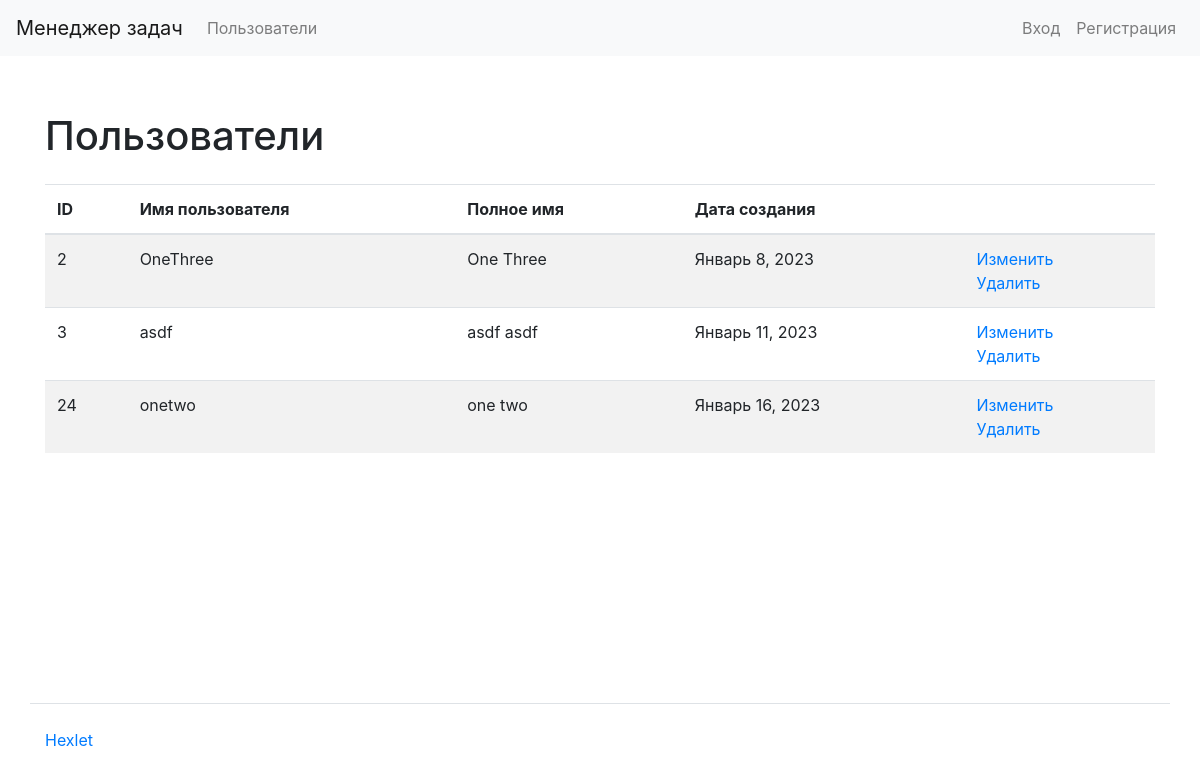
The app's page /users/, older data.
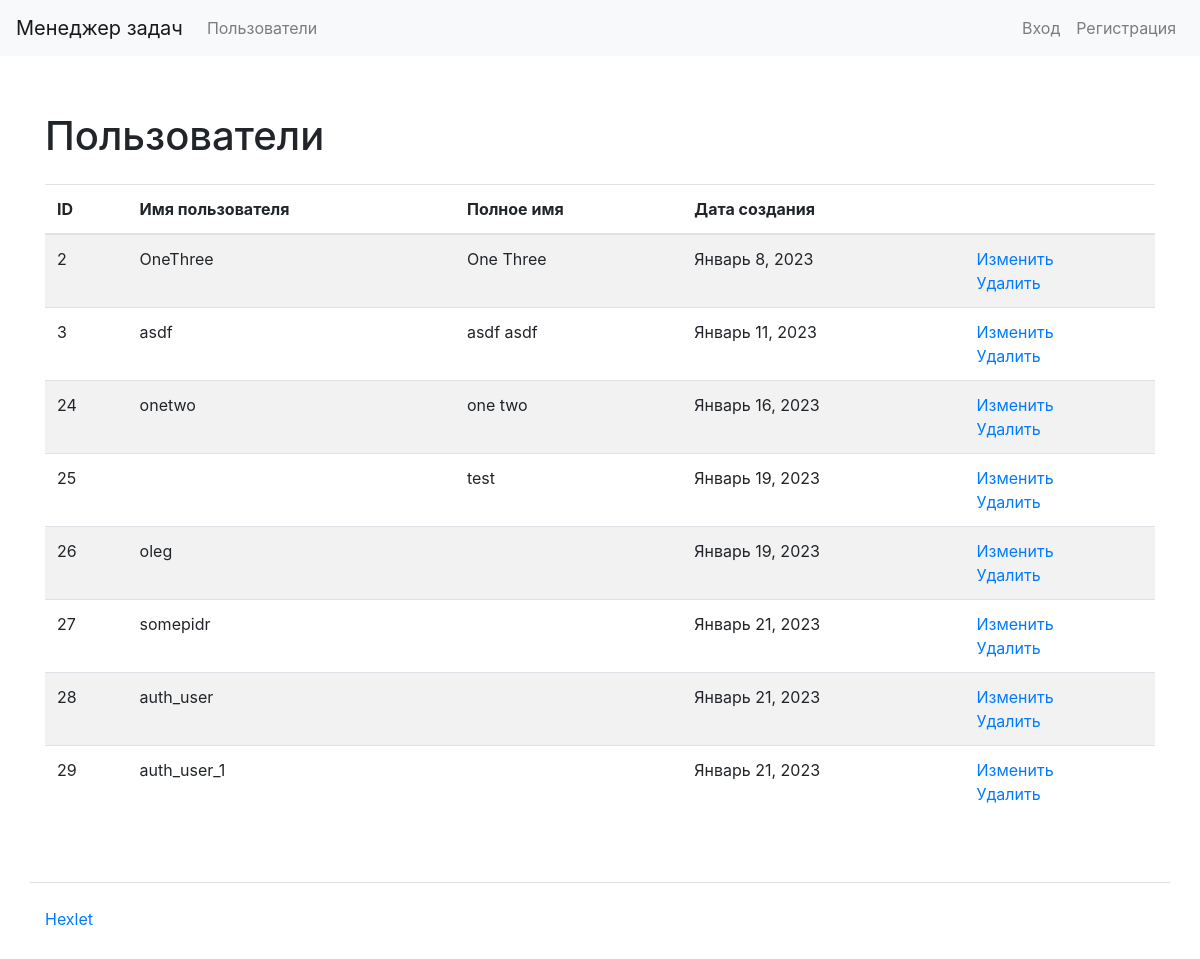
The same page, newer data.
### task_manager/users/models.py (models this page shows)
class CustomUser(AbstractUser):
    def __str__(self):
        return self.get_full_name()

### task_manager/users/views.py (the view)
# urls.py: path('', views.UsersListView.as_view(), name='users_index'),
class UsersListView(ListView):
    model = get_user_model()
    template_name = 'users/index.html'

### task_manager/templates/users/index.html (shortened to what this page needs)
{% extends "index.html" %}
{% load bootstrap4 %}
{% load i18n %}
{% block content %}
<div class="container wrapper flex-grow-1">
    <h1 class="my-4">
        {% trans "Users" %}
    </h1>
    <table class="table table-striped">
        <thead>
            <tr>
                <th>ID</th>
                <th>{% trans "Username" %}</th>
                <th>{% trans "Full name" %}</th>
                <th>{% trans "Creation date" %}</th>
                <th></th>
            </tr>
        </thead>
        <tbody>
            {% for user in object_list %}
            <tr>
                <td>{{ user.id }}</td>
                <td>{{ user.username }}</td>
                <td>{{ user.get_full_name }}</td>
                <td>{{ user.date_joined|date:"F j, Y" }}</td>
                <td>
                    <a href="{% url 'users_update' pk=user.id %}">
                        {% trans "Update" %}
                    </a>
                    <br/>
                    <a href="{% url 'users_delete' pk=user.id %}">
                        {% trans "Delete" %}
                    </a>
                </td>
            </tr>
            {% endfor %}
        </tbody>
    </table>
</div>
{% endblock %}

Row changes from the older to the newer data that the page shows:
added CustomUser: id "25", get_full_name "test", date_joined "Январь 19, 2023"
added CustomUser: id "26", username "oleg", date_joined "Январь 19, 2023"
added CustomUser: id "27", username "somepidr", date_joined "Январь 21, 2023"
added CustomUser: id "28", username "auth_user", date_joined "Январь 21, 2023"
added CustomUser: id "29", username "auth_user_1", date_joined "Январь 21, 2023"
